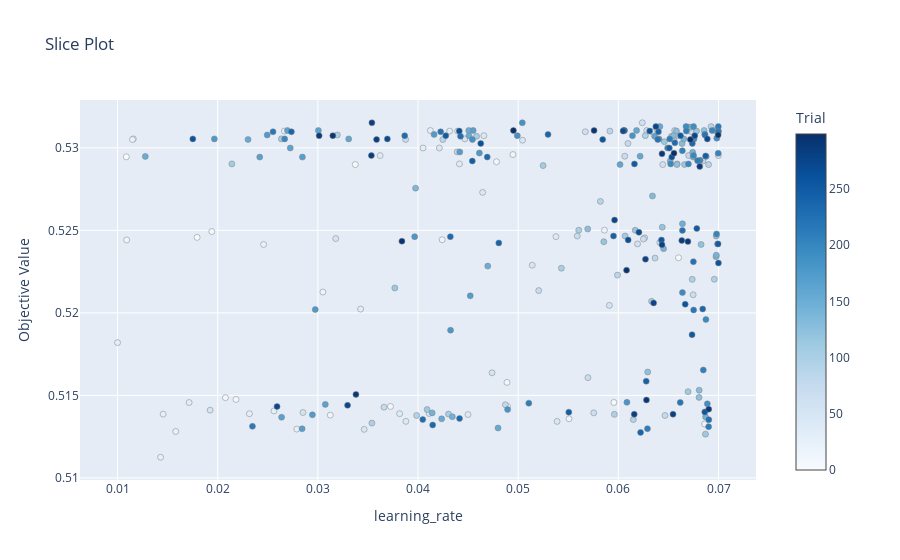
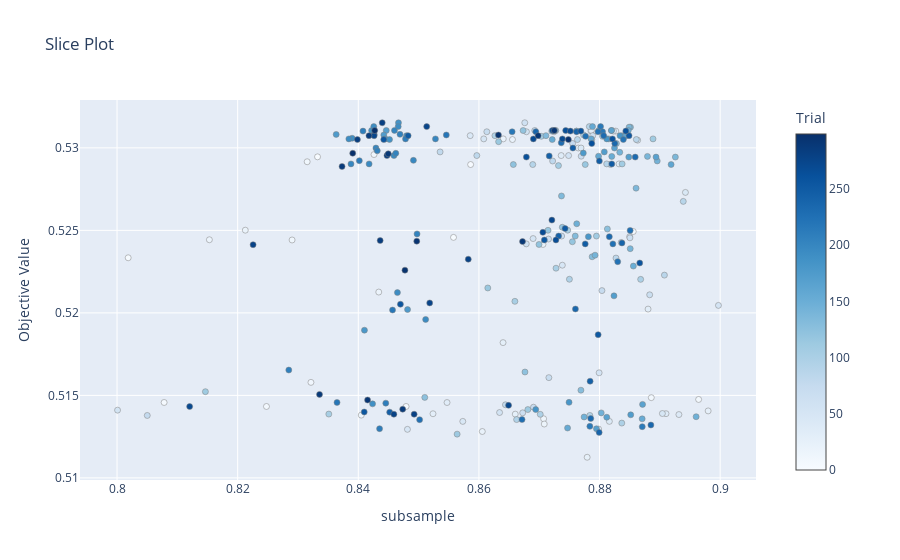
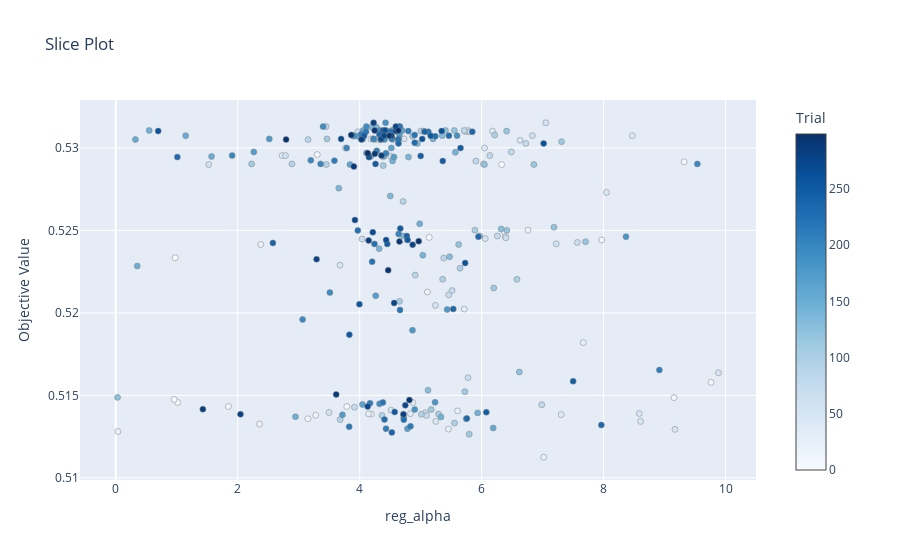
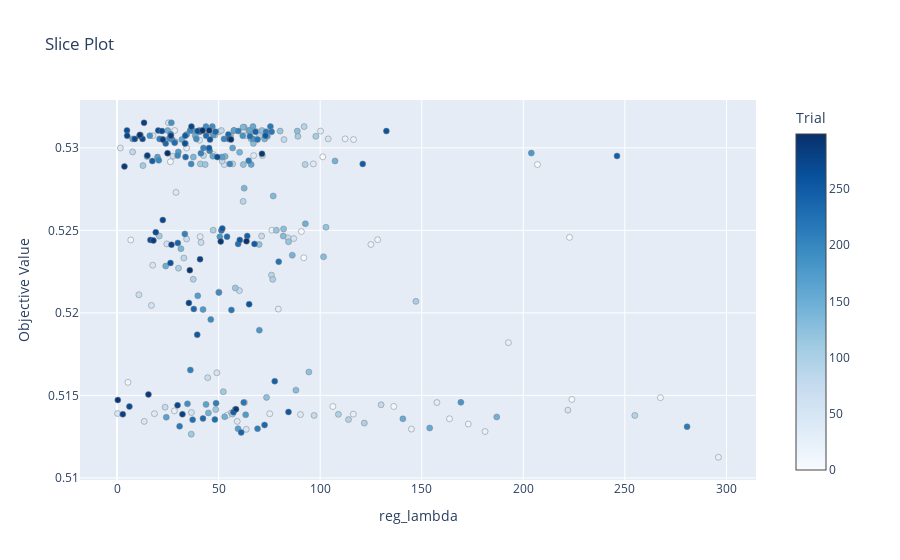

Notebook source saved alongside these figures, in order:
### Code cell
for param in meta_study.best_params.keys():
    fig = plot_slice(meta_study, params=[param])
    fig.show()

### Figure 1 — Plotly figure (JSON) as saved in the notebook; plotly's stock layout.template omitted (floating-point values rounded to 4 significant figures; data arrays with more than 128 entries replaced by an {"elided": "..."} marker saying what was removed)
{"data": [{"marker": {"color": {"elided": "300 int values"}, "colorbar": {"title": {"text": "Trial"}, "x": 1, "xpad": 40, "y": 0.5}, "colorscale": [[0, "rgb(247,251,255)"], [0.125, "rgb(222,235,247)"], [0.25, "rgb(198,219,239)"], [0.375, "rgb(158,202,225)"], [0.5, "rgb(107,174,214)"], [0.625, "rgb(66,146,198)"], [0.75, "rgb(33,113,181)"], [0.875, "rgb(8,81,156)"], [1, "rgb(8,48,107)"]], "line": {"color": "Grey", "width": 0.5}}, "mode": "markers", "name": "Feasible Trial", "showlegend": false, "type": "scatter", "x": {"elided": "300 float values"}, "y": {"elided": "300 float values"}}], "layout": {"autosize": true, "title": {"text": "Slice Plot"}, "xaxis": {"autorange": true, "range": [0.006343, 0.07365], "title": {"text": "learning_rate"}, "type": "linear"}, "yaxis": {"autorange": true, "range": [0.5096, 0.5332], "title": {"text": "Objective Value"}, "type": "linear"}}}

### Figure 2 — Plotly figure (JSON) as saved in the notebook; plotly's stock layout.template omitted (floating-point values rounded to 4 significant figures; data arrays with more than 128 entries replaced by an {"elided": "..."} marker saying what was removed)
{"data": [{"marker": {"color": {"elided": "300 int values"}, "colorbar": {"title": {"text": "Trial"}, "x": 1, "xpad": 40, "y": 0.5}, "colorscale": [[0, "rgb(247,251,255)"], [0.125, "rgb(222,235,247)"], [0.25, "rgb(198,219,239)"], [0.375, "rgb(158,202,225)"], [0.5, "rgb(107,174,214)"], [0.625, "rgb(66,146,198)"], [0.75, "rgb(33,113,181)"], [0.875, "rgb(8,81,156)"], [1, "rgb(8,48,107)"]], "line": {"color": "Grey", "width": 0.5}}, "mode": "markers", "name": "Feasible Trial", "showlegend": false, "type": "scatter", "x": {"elided": "300 float values"}, "y": {"elided": "300 float values"}}], "layout": {"autosize": true, "title": {"text": "Slice Plot"}, "xaxis": {"autorange": true, "range": [0.794, 0.9058], "title": {"text": "subsample"}, "type": "linear"}, "yaxis": {"autorange": true, "range": [0.5096, 0.5332], "title": {"text": "Objective Value"}, "type": "linear"}}}

### Figure 3 — Plotly figure (JSON) as saved in the notebook; plotly's stock layout.template omitted (floating-point values rounded to 4 significant figures; data arrays with more than 128 entries replaced by an {"elided": "..."} marker saying what was removed)
{"data": [{"marker": {"color": {"elided": "300 int values"}, "colorbar": {"title": {"text": "Trial"}, "x": 1, "xpad": 40, "y": 0.5}, "colorscale": [[0, "rgb(247,251,255)"], [0.125, "rgb(222,235,247)"], [0.25, "rgb(198,219,239)"], [0.375, "rgb(158,202,225)"], [0.5, "rgb(107,174,214)"], [0.625, "rgb(66,146,198)"], [0.75, "rgb(33,113,181)"], [0.875, "rgb(8,81,156)"], [1, "rgb(8,48,107)"]], "line": {"color": "Grey", "width": 0.5}}, "mode": "markers", "name": "Feasible Trial", "showlegend": false, "type": "scatter", "x": {"elided": "300 float values"}, "y": {"elided": "300 float values"}}], "layout": {"autosize": true, "title": {"text": "Slice Plot"}, "xaxis": {"autorange": true, "range": [-0.572, 10.48], "title": {"text": "reg_alpha"}, "type": "linear"}, "yaxis": {"autorange": true, "range": [0.5096, 0.5332], "title": {"text": "Objective Value"}, "type": "linear"}}}

### Figure 4 — Plotly figure (JSON) as saved in the notebook; plotly's stock layout.template omitted (floating-point values rounded to 4 significant figures; data arrays with more than 128 entries replaced by an {"elided": "..."} marker saying what was removed)
{"data": [{"marker": {"color": {"elided": "300 int values"}, "colorbar": {"title": {"text": "Trial"}, "x": 1, "xpad": 40, "y": 0.5}, "colorscale": [[0, "rgb(247,251,255)"], [0.125, "rgb(222,235,247)"], [0.25, "rgb(198,219,239)"], [0.375, "rgb(158,202,225)"], [0.5, "rgb(107,174,214)"], [0.625, "rgb(66,146,198)"], [0.75, "rgb(33,113,181)"], [0.875, "rgb(8,81,156)"], [1, "rgb(8,48,107)"]], "line": {"color": "Grey", "width": 0.5}}, "mode": "markers", "name": "Feasible Trial", "showlegend": false, "type": "scatter", "x": {"elided": "300 float values"}, "y": {"elided": "300 float values"}}], "layout": {"autosize": true, "title": {"text": "Slice Plot"}, "xaxis": {"autorange": true, "range": [-17.79, 314.1], "title": {"text": "reg_lambda"}, "type": "linear"}, "yaxis": {"autorange": true, "range": [0.5096, 0.5332], "title": {"text": "Objective Value"}, "type": "linear"}}}
